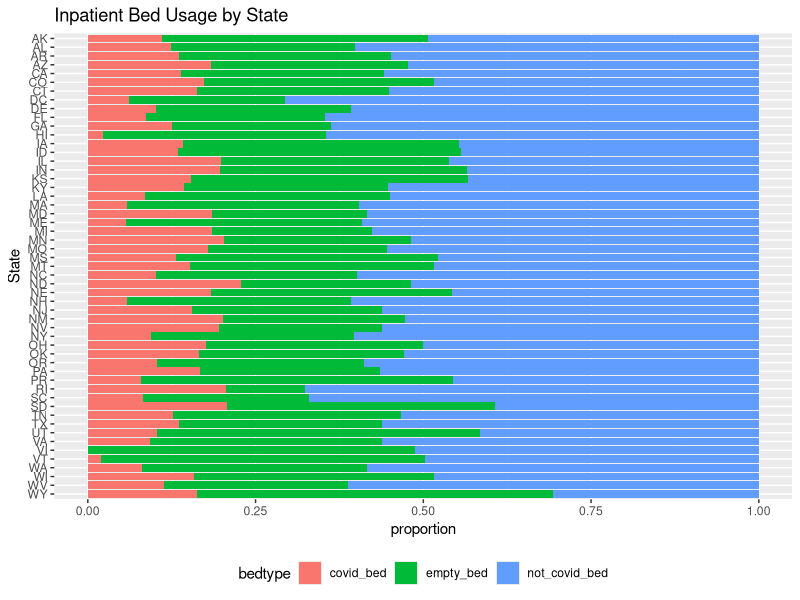
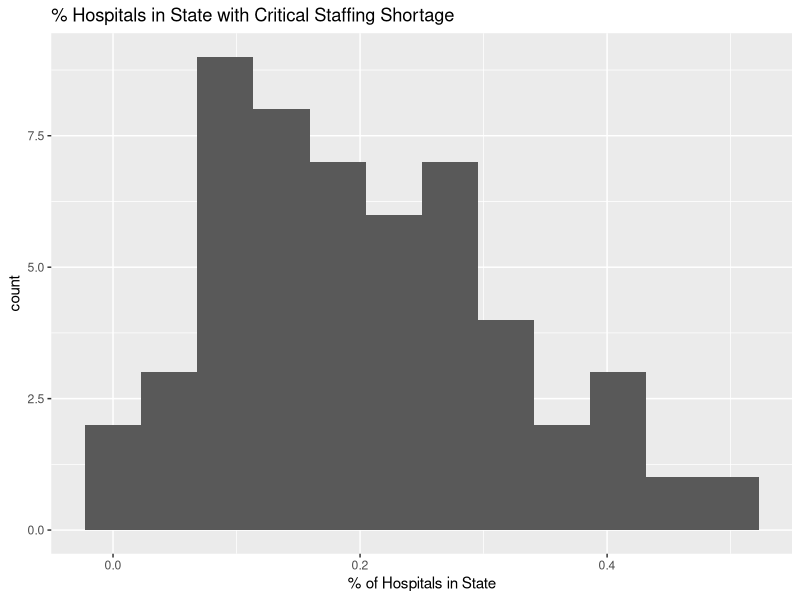
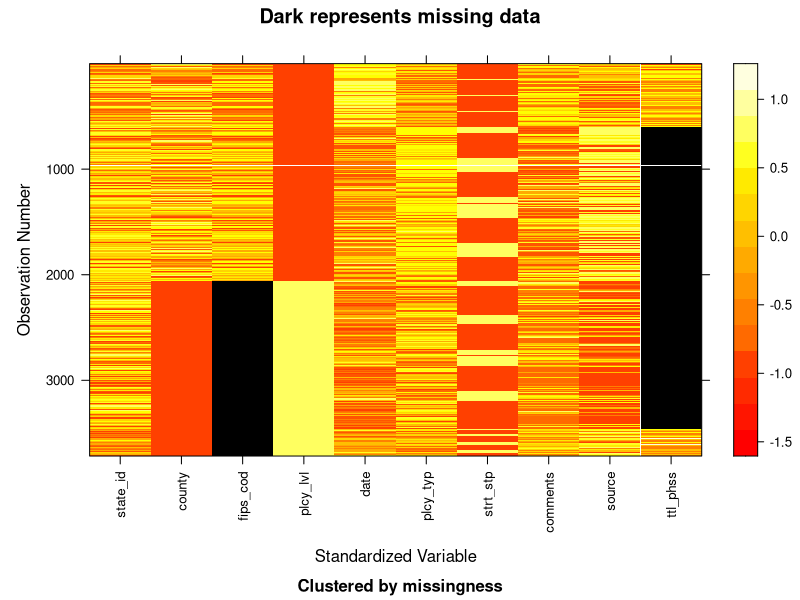
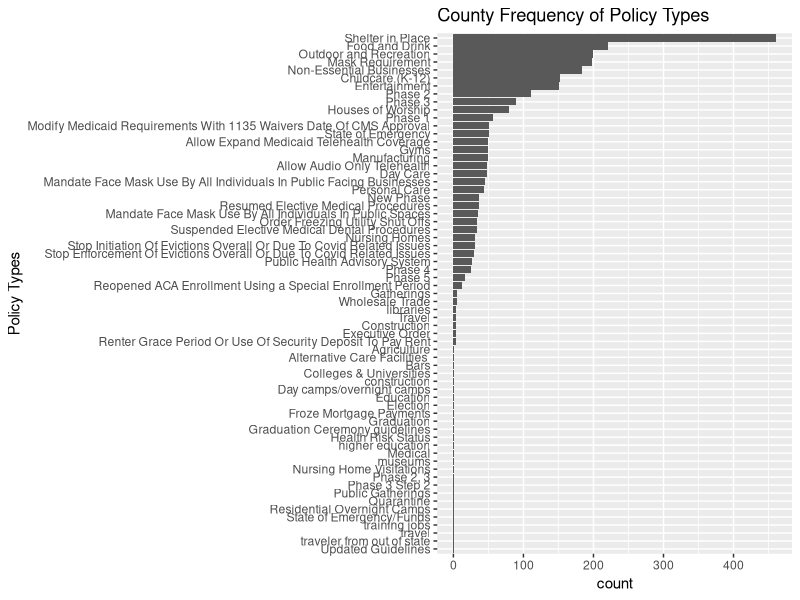
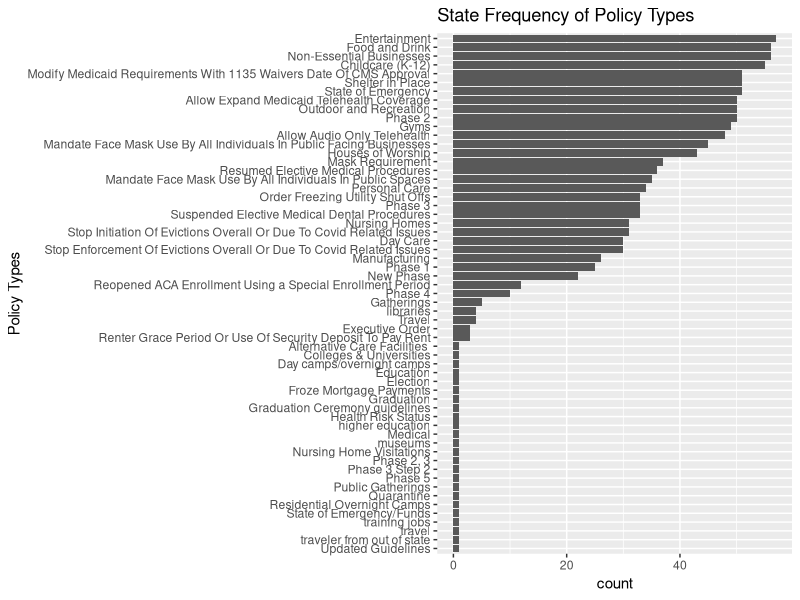

Recreate these plots in R, in order.
## ---- chunk 1
library(dplyr)
library(mi)
library(tidyverse)
## ---- chunk 2
hospital <- read.csv("../data/reported_hospital_utilization_20201130_2136.csv")
head(hospital)
## ---- chunk 3
sum(sort(colSums(is.na(hospital)), decreasing = TRUE))
## ---- chunk 4
staff_shortage <- c(1:7)
inpatient_bed <- c(1, 10:15)
prev_day <- c(1, 16:23)
staffed <- c(1, 24:29)
total <- c(1, 30:39)
inpatient_bed <- c(1, 40:51)
icu_bed <- c(1, 52:59)
staff_shortage_df <- hospital[,staff_shortage]
inpatient_bed_df <- hospital[,inpatient_bed]
prev_day_df <- hospital[,prev_day]
total_df <- hospital[,total]
inpatient_bed_df <- hospital[,inpatient_bed]
icu_bed_df <- hospital[,icu_bed]
## ---- chunk 5
hospital[,60][1]
## ---- chunk 6
total_bed <- hospital$inpatient_beds

covid_bed <- hospital$inpatient_beds_used_covid
not_covid_bed <- hospital$inpatient_beds_used - covid_bed
empty_bed <- total_bed - hospital$inpatient_beds_used
state <- as.factor(hospital$state)

bed_usage <- data.frame(state, covid_bed, not_covid_bed, empty_bed)
bed_usage_tidy <- bed_usage %>%
  pivot_longer(cols = !state, names_to = "bedtype", values_to = "count")

bed_usage_tidy %>%
  ggplot(aes(fill = bedtype, x=fct_rev(state), y=count)) +
  geom_bar(stat='identity', position = position_fill(reverse = TRUE)) +
  coord_flip() +
  ylab("proportion") + 
  xlab("State") +
  theme(legend.position = "bottom") +
  ggtitle("Inpatient Bed Usage by State")

## ---- chunk 7
#percent of hospitals that express critical staffing shortage for this day
staff_short_prop <- hospital$critical_staffing_shortage_today_yes / (hospital$critical_staffing_shortage_today_yes+hospital$critical_staffing_shortage_today_no)
staff_short_df <- data.frame(hospital$state, staff_short_prop)

ggplot(staff_short_df, aes(x=staff_short_prop)) + 
  geom_histogram(bins=12) +
  ggtitle("% Hospitals in State with Critical Staffing Shortage") +
  xlab("% of Hospitals in State")
## ---- chunk 8
county <- read.csv("../data/state_policy_updates_20201202_0721.csv")
county$policy_type <- county$policy_type
head(county)
## ---- chunk 9
sort(colSums(is.na(county)), decreasing = TRUE)
x <- missing_data.frame(county)
image(x)
## ---- chunk 10
unique(county$policy_type)
## ---- chunk 11
library(tidyverse)
county$policy_type <- as.factor(county$policy_type)
ggplot(county[county$start_stop=='start',], aes(fct_rev(fct_infreq(policy_type)))) + 
  geom_bar() +
  coord_flip() +
  ggtitle("County Frequency of Policy Types") +
  xlab("Policy Types")
## ---- chunk 12
state <- county[county$policy_level == "state",]
ggplot(state[state$start_stop=='start',], aes(fct_rev(fct_infreq(policy_type)))) + 
  geom_bar() +
  coord_flip() +
  ggtitle("State Frequency of Policy Types") +
  xlab("Policy Types")
